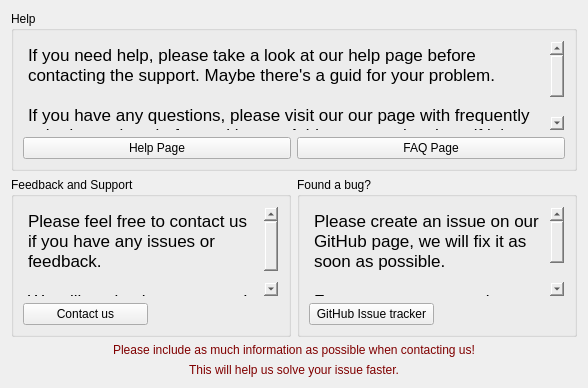
      <widget class="QWidget" name="helpTab">
       <attribute name="title">
        <string>Help</string>
       </attribute>
       <layout class="QGridLayout" name="gridLayout_16">
        <item row="1" column="0">
         <widget class="QGroupBox" name="groupBox_14">
          <property name="title">
           <string>Feedback and Support</string>
          </property>
          <layout class="QGridLayout" name="gridLayout_14">
           <item row="0" column="0" colspan="2">
            <widget class="QTextBrowser" name="textBrowser_5">
             <property name="maximumSize">
              <size>
               <width>16777215</width>
               <height>91</height>
              </size>
             </property>
             <property name="styleSheet">
              <string notr="true">background-color: rgba(255, 255, 255, 0);</string>
             </property>
             <property name="html">
              <string>&lt;!DOCTYPE HTML PUBLIC &quot;-//W3C//DTD HTML 4.0//EN&quot; &quot;http://www.w3.org/TR/REC-html40/strict.dtd&quot;&gt;
&lt;html&gt;&lt;head&gt;&lt;meta name=&quot;qrichtext&quot; content=&quot;1&quot; /&gt;&lt;style type=&quot;text/css&quot;&gt;
p, li { white-space: pre-wrap; }
&lt;/style&gt;&lt;/head&gt;&lt;body style=&quot; font-family:'.Helvetica Neue DeskInterface'; font-size:13pt; font-weight:400; font-style:normal;&quot;&gt;
&lt;p style=&quot; margin-top:0px; margin-bottom:0px; margin-left:0px; margin-right:0px; -qt-block-indent:0; text-indent:0px;&quot;&gt;Please feel free to contact us if you have any issues or feedback.&lt;/p&gt;
&lt;p style=&quot;-qt-paragraph-type:empty; margin-top:0px; margin-bottom:0px; margin-left:0px; margin-right:0px; -qt-block-indent:0; text-indent:0px;&quot;&gt;&lt;br /&gt;&lt;/p&gt;
&lt;p style=&quot; margin-top:0px; margin-bottom:0px; margin-left:0px; margin-right:0px; -qt-block-indent:0; text-indent:0px;&quot;&gt;We will get back to you soon!&lt;/p&gt;&lt;/body&gt;&lt;/html&gt;</string>
             </property>
            </widget>
           </item>
           <item row="1" column="0">
            <widget class="QPushButton" name="helpContact">
             <property name="text">
              <string>Contact us</string>
             </property>
            </widget>
           </item>
          </layout>
         </widget>
        </item>
        <item row="1" column="1">
         <widget class="QGroupBox" name="groupBox_15">
          <property name="title">
           <string>Found a bug?</string>
          </property>
          <layout class="QGridLayout" name="gridLayout_15">
           <item row="0" column="0" colspan="2">
            <widget class="QTextBrowser" name="textBrowser_6">
             <property name="maximumSize">
              <size>
               <width>16777215</width>
               <height>91</height>
              </size>
             </property>
             <property name="styleSheet">
              <string notr="true">background-color: rgba(255, 255, 255, 0);</string>
             </property>
             <property name="html">
              <string>&lt;!DOCTYPE HTML PUBLIC &quot;-//W3C//DTD HTML 4.0//EN&quot; &quot;http://www.w3.org/TR/REC-html40/strict.dtd&quot;&gt;
&lt;html&gt;&lt;head&gt;&lt;meta name=&quot;qrichtext&quot; content=&quot;1&quot; /&gt;&lt;style type=&quot;text/css&quot;&gt;
p, li { white-space: pre-wrap; }
&lt;/style&gt;&lt;/head&gt;&lt;body style=&quot; font-family:'.Helvetica Neue DeskInterface'; font-size:13pt; font-weight:400; font-style:normal;&quot;&gt;
&lt;p style=&quot; margin-top:0px; margin-bottom:0px; margin-left:0px; margin-right:0px; -qt-block-indent:0; text-indent:0px;&quot;&gt;Please create an issue on our GitHub page, we will fix it as soon as possible.&lt;/p&gt;
&lt;p style=&quot;-qt-paragraph-type:empty; margin-top:0px; margin-bottom:0px; margin-left:0px; margin-right:0px; -qt-block-indent:0; text-indent:0px;&quot;&gt;&lt;br /&gt;&lt;/p&gt;
&lt;p style=&quot; margin-top:0px; margin-bottom:0px; margin-left:0px; margin-right:0px; -qt-block-indent:0; text-indent:0px;&quot;&gt;Feature requests are also welcome!&lt;/p&gt;&lt;/body&gt;&lt;/html&gt;</string>
             </property>
            </widget>
           </item>
           <item row="1" column="0">
            <widget class="QPushButton" name="helptGithubIssue">
             <property name="text">
              <string>GitHub Issue tracker</string>
             </property>
            </widget>
           </item>
          </layout>
         </widget>
        </item>
        <item row="0" column="0" colspan="2">
         <widget class="QGroupBox" name="groupBox_13">
          <property name="title">
           <string>Help</string>
          </property>
          <layout class="QGridLayout" name="gridLayout_13">
           <item row="0" column="0" colspan="2">
            <widget class="QTextBrowser" name="textBrowser_4">
             <property name="maximumSize">
              <size>
               <width>16777215</width>
               <height>91</height>
              </size>
             </property>
             <property name="styleSheet">
              <string notr="true">background-color: rgba(255, 255, 255, 0);</string>
             </property>
             <property name="html">
              <string>&lt;!DOCTYPE HTML PUBLIC &quot;-//W3C//DTD HTML 4.0//EN&quot; &quot;http://www.w3.org/TR/REC-html40/strict.dtd&quot;&gt;
&lt;html&gt;&lt;head&gt;&lt;meta name=&quot;qrichtext&quot; content=&quot;1&quot; /&gt;&lt;style type=&quot;text/css&quot;&gt;
p, li { white-space: pre-wrap; }
&lt;/style&gt;&lt;/head&gt;&lt;body style=&quot; font-family:'.Helvetica Neue DeskInterface'; font-size:13pt; font-weight:400; font-style:normal;&quot;&gt;
&lt;p style=&quot; margin-top:0px; margin-bottom:0px; margin-left:0px; margin-right:0px; -qt-block-indent:0; text-indent:0px;&quot;&gt;If you need help, please take a look at our help page before contacting the support. Maybe there's a guid for your problem.&lt;/p&gt;
&lt;p style=&quot;-qt-paragraph-type:empty; margin-top:0px; margin-bottom:0px; margin-left:0px; margin-right:0px; -qt-block-indent:0; text-indent:0px;&quot;&gt;&lt;br /&gt;&lt;/p&gt;
&lt;p style=&quot; margin-top:0px; margin-bottom:0px; margin-left:0px; margin-right:0px; -qt-block-indent:0; text-indent:0px;&quot;&gt;If you have any questions, please visit our our page with frequently asked questions before asking us. Add your question there if it has not been answered before.&lt;/p&gt;&lt;/body&gt;&lt;/html&gt;</string>
             </property>
            </widget>
           </item>
           <item row="1" column="0">
            <widget class="QPushButton" name="helpHelp">
             <property name="text">
              <string>Help Page</string>
             </property>
            </widget>
           </item>
           <item row="1" column="1">
            <widget class="QPushButton" name="helpFAQ">
             <property name="text">
              <string>FAQ Page</string>
             </property>
            </widget>
           </item>
          </layout>
         </widget>
        </item>
        <item row="3" column="0" colspan="2">
         <widget class="QLabel" name="label_19">
          <property name="styleSheet">
           <string notr="true">color: rgb(128, 0, 0);</string>
          </property>
          <property name="text">
           <string>This will help us solve your issue faster.</string>
          </property>
          <property name="alignment">
           <set>Qt::AlignCenter</set>
          </property>
         </widget>
        </item>
        <item row="2" column="0" colspan="2">
         <widget class="QLabel" name="label_18">
          <property name="styleSheet">
           <string notr="true">color: rgb(128, 0, 0);</string>
          </property>
          <property name="text">
           <string>Please include as much information as possible when contacting us!</string>
          </property>
          <property name="alignment">
           <set>Qt::AlignCenter</set>
          </property>
         </widget>
        </item>
       </layout>
      </widget>
